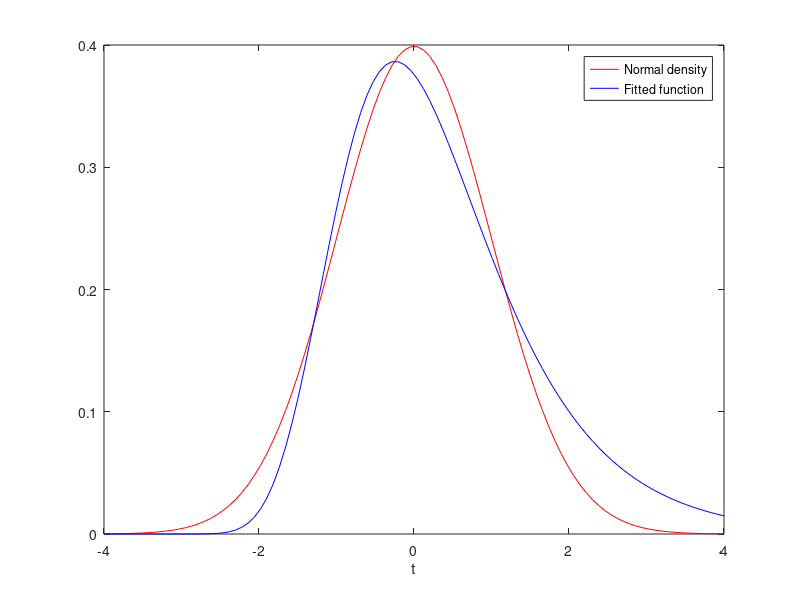

Here is the MATLAB script that generated this plot:
t = linspace(-4,4);
y = 1/sqrt(2*pi)*exp(-t.^2/2);

fun = @(x)x(1)*exp(-t).*exp(-exp(-(t-x(2)))) - y;

lb = [1/2,-1];
ub = [3/2,3];
x0 = [1/2,0];
x = lsqnonlin(fun,x0,lb,ub)

plot(t,y,'r-',t,fun(x)+y,'b-')
xlabel('t')
legend('Normal density','Fitted function')